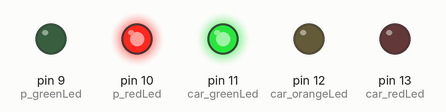
Recording of a sketch running on a simulated Arduino Uno, built with avr-gcc and run on an emulated ATmega328P. Parts: output pins drawn as LEDs (lit = HIGH). What the sketch prints to the serial monitor is not drawn.

Above: at 3.5 s.
At 8.5 s:
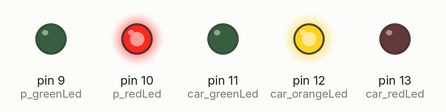
At 12.5 s:
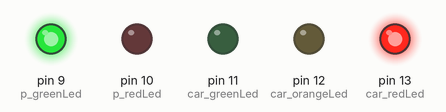
Timing chart, 0 to 19.5 s (numbered marks = the images above):
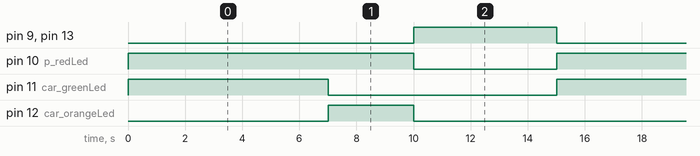

Measured:
- by itself, pin 9 (p_greenLed), pin 13 (car_redLed): alternates HIGH for 5.0 s and LOW for 10.0 s
- by itself, pin 10 (p_redLed): alternates HIGH for 10.0 s and LOW for 5.0 s
- by itself, pin 11 (car_greenLed): alternates HIGH for 7.0 s and LOW for 8.0 s
- by itself, pin 12 (car_orangeLed): alternates HIGH for 3.0 s and LOW for 12.0 s

The sketch:

feuSansDelay.ino
```cpp
// (licence header left out)
/********** Constantes **********/
// Les constantes sont comme des bouts de papier sur lesquels on écrit un mot ou un chiffre au feutre pour le retenir
// Le feutre ne peut-être effacé, la constante ne peut être modifiée.
const int car_redLed      = 13;
const int car_orangeLed   = 12;
const int car_greenLed    = 11;
const int p_redLed        = 10;
const int p_greenLed      = 9;
const int redForCar       = 1;
const int orangeForCar    = 2;
const int greenForCar     = 3;


/********** Variables **********/
// Les variables sont comme des bouts de papier sur lesquels on écrit au crayon à papier.
// On peut remplacer le contenu de la variable en gommant et en écrivant la nouvelle valeur au crayon à papier
int state;
long myTime;


/********** Fonctions **********/

// La fonction setup est la toute première exécutée par la carte Arduino.
void setup() {

  //Déclaration du mode des pins
  pinMode(car_redLed,OUTPUT);
  pinMode(car_orangeLed,OUTPUT);
  pinMode(car_greenLed,OUTPUT);
  pinMode(p_redLed,OUTPUT);
  pinMode(p_greenLed,OUTPUT);

  //Définition du tout premier état
  state = greenForCar;

  //Définition du temps
  myTime = millis();

  //Définition du port série pour débugger
  Serial.begin(9600);


  //Configuration de base
  digitalWrite(car_greenLed,HIGH);
  digitalWrite(car_redLed,LOW);
  digitalWrite(p_redLed,HIGH);
  digitalWrite(p_greenLed,LOW);
}

// La fonction loop est appelée en boucle par la carte Arduino
void loop() {

  //Récupération de la différence de temps entre l'étape précédente et le temps courrant
  long diff = millis() - myTime;

  //Debug du temps
  Serial.println(myTime);

  //Gestion des différents cas
  switch(state){
    //Il est rouge pour les voitures
    case redForCar:
      if(diff > 5000){
        digitalWrite(car_greenLed,HIGH);
        digitalWrite(car_redLed,LOW);

        digitalWrite(p_redLed,HIGH);
        digitalWrite(p_greenLed,LOW);

        myTime = millis();
        state = greenForCar;
      }
      break;
    //Il est orange pour les voitures
    case orangeForCar:
      if(diff > 3000){
          digitalWrite(car_redLed,HIGH);
          digitalWrite(car_orangeLed,LOW);

          digitalWrite(p_greenLed,HIGH);
          digitalWrite(p_redLed,LOW);

          myTime = millis();
          state = redForCar;
        }
      break;
    //Il est vert pour les voiture
    case greenForCar:
      if(diff > 7000){
            digitalWrite(car_orangeLed,HIGH);
            digitalWrite(car_greenLed,LOW);

            myTime = millis();
            state = orangeForCar;
          }
      break;
    default:
      myTime = millis();
      state = greenForCar;
      break;
  }
}
```
